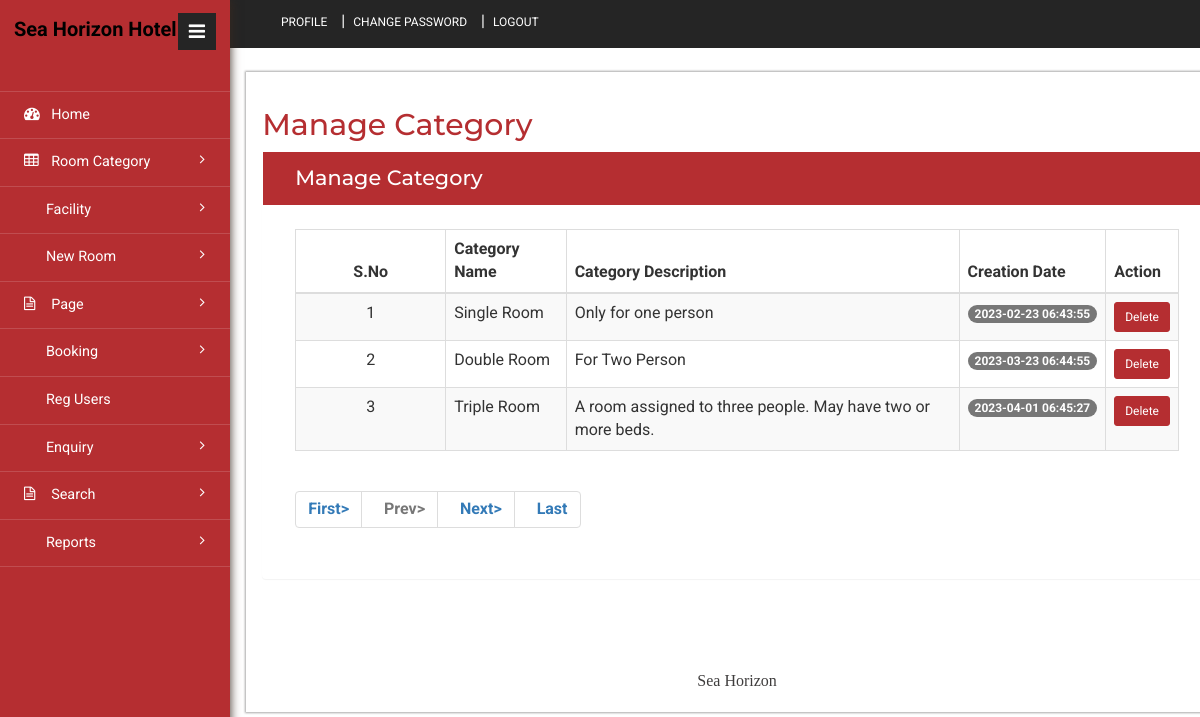
The app's page /hbms/admin/manage-category.php (signed in) with its own data.
### tables this page shows
CREATE TABLE `tblcategory` (
  `ID` int(10) NOT NULL,
  `CategoryName` varchar(120) DEFAULT NULL,
  `Description` mediumtext DEFAULT NULL,
  `Price` int(5) NOT NULL,
  `Date` timestamp NULL DEFAULT current_timestamp()
);

### hbms/admin/manage-category.php (the view, shortened to what this page needs)
<?php
include('includes/dbconnection.php');
if (strlen($_SESSION['hbmsaid'] == 0)) {
	header('location:logout.php');
} else {
?>
	<!DOCTYPE HTML>
	<html>
	<head>
		<link href="css/bootstrap.min.css" rel='stylesheet' type='text/css' />
		<link href="css/style.css" rel='stylesheet' type='text/css' />
		<link href="css/font-awesome.css" rel="stylesheet">
		<link rel="stylesheet" href="css/icon-font.min.css" type='text/css' />
	</head>
	<body>
		<div class="page-container">
			<div class="left-content">
				<div class="inner-content">
					<?php include_once('includes/header.php'); ?>
					<div class="content">
						<div class="women_main">
							<div class="grids">
								<div class="progressbar-heading grids-heading">
									<h2>Manage Category</h2>
								</div>
								<div class="panel panel-widget forms-panel">
									<div class="forms">
										<div class="form-grids widget-shadow" data-example-id="basic-forms">
											<div class="form-title">
												<h4>Manage Category </h4>
											</div>
											<div class="form-body">
												<table class="table table-bordered table-striped table-vcenter js-dataTable-full-pagination">
													<thead>
														<tr>
															<th class="text-center">S.No</th>
															<th>Category Name</th>
															<th>Category Description</th>
															<th>Creation Date</th>
															<th>Action</th>
														</tr>
													</thead>
													<tbody>
														<?php
														if (isset($_GET['pageno'])) {
															$pageno = $_GET['pageno'];
														} else {
															$pageno = 1;
														}
														$no_of_records_per_page = 3;
														$offset = ($pageno - 1) * $no_of_records_per_page;
														$ret = "SELECT ID FROM tblcategory";
														$query1 = $dbh->prepare($ret);
														$query1->execute();
														$total_rows = $query1->rowCount();
														$total_pages = ceil($total_rows / $no_of_records_per_page);
														$sql = "SELECT * from tblcategory LIMIT $offset, $no_of_records_per_page";
														$query = $dbh->prepare($sql);
														$query->execute();
														$results = $query->fetchAll(PDO::FETCH_OBJ);
														$cnt = 1;
														if ($query->rowCount() > 0) {
															foreach ($results as $row) {               ?>
																<tr>
																	<td class="text-center"><?php echo htmlentities($cnt); ?></td>
																	<td class="font-w600"><?php echo htmlentities($row->CategoryName); ?></td>
																	<td><?php echo htmlentities($row->Description); ?></td>
																	<td><span class="badge badge-primary"><?php echo htmlentities($row->Date); ?></span></td>
																	<td class="d-none d-sm-table-cell"><a href="manage-category.php?delid=<?php echo ($row->ID); ?>" onclick="return confirm('Do you really want to Delete ?');" class="btn btn-danger btn-sm">Delete</a></td>
																</tr>
														<?php $cnt = $cnt + 1;
															}
														} ?>
													</tbody>
												</table>
												<div align="left">
													<ul class="pagination">
														<li><a href="?pageno=1"><strong>First></strong></a></li>
														<li class="<?php if ($pageno <= 1) {
																		echo 'disabled';
																	} ?>">
															<a href="<?php if ($pageno <= 1) {
																			echo '#';
																		} else {
																			echo "?pageno=" . ($pageno - 1);
																		} ?>"><strong style="padding-left: 10px">Prev></strong></a>
														</li>
														<li class="<?php if ($pageno >= $total_pages) {
																		echo 'disabled';
																	} ?>">
															<a href="<?php if ($pageno >= $total_pages) {
																			echo '#';
																		} else {
																			echo "?pageno=" . ($pageno + 1);
																		} ?>"><strong style="padding-left: 10px">Next></strong></a>
														</li>
														<li><a href="?pageno=<?php echo $total_pages; ?>"><strong style="padding-left: 10px">Last</strong></a></li>
													</ul>
												</div>
											</div>
										</div>
									</div>
								</div>
							</div>
							<?php include_once('includes/footer.php'); ?>
						</div>
					</div>
				</div>
			</div>
			<?php include_once('includes/sidebar.php'); ?>
		</div>
	</body>
	</html><?php }  ?>

### records on screen
tblcategory: CategoryName "Single Room", Description "Only for one person", Date "2023-02-23 06:43:55"
tblcategory: CategoryName "Double Room", Description "For Two Person", Date "2023-03-23 06:44:55"
tblcategory: CategoryName "Triple Room", Description "A room assigned to three people. May have two or more beds.", Date "2023-04-01 06:45:27"
